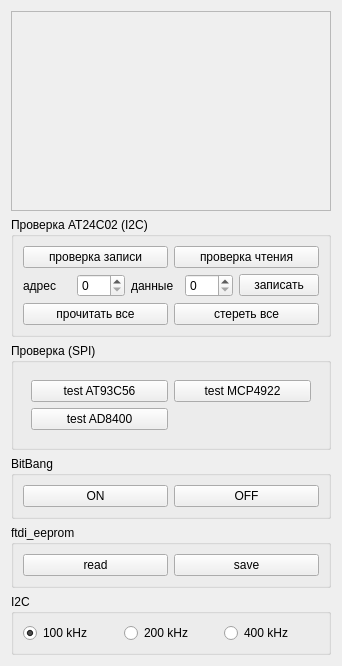
<?xml version="1.0" encoding="UTF-8"?>
<ui version="4.0">
 <class>MainBox</class>
 <widget class="QWidget" name="MainBox">
  <property name="geometry">
   <rect>
    <x>0</x>
    <y>0</y>
    <width>342</width>
    <height>627</height>
   </rect>
  </property>
  <property name="windowTitle">
   <string>Dialog</string>
  </property>
  <layout class="QHBoxLayout" name="horizontalLayout">
   <item>
    <layout class="QVBoxLayout" name="verticalLayout">
     <item>
      <widget class="QFrame" name="frame">
       <property name="minimumSize">
        <size>
         <width>320</width>
         <height>200</height>
        </size>
       </property>
       <property name="maximumSize">
        <size>
         <width>320</width>
         <height>200</height>
        </size>
       </property>
       <property name="frameShape">
        <enum>QFrame::StyledPanel</enum>
       </property>
       <property name="frameShadow">
        <enum>QFrame::Sunken</enum>
       </property>
      </widget>
     </item>
     <item>
      <widget class="QGroupBox" name="groupBox">
       <property name="title">
        <string>Проверка AT24C02 (I2C)</string>
       </property>
       <layout class="QVBoxLayout" name="verticalLayout_2">
        <item>
         <layout class="QHBoxLayout" name="horizontalLayout_3">
          <item>
           <widget class="QPushButton" name="btnCheckWrite">
            <property name="text">
             <string>проверка записи</string>
            </property>
           </widget>
          </item>
          <item>
           <widget class="QPushButton" name="btnCheckRead">
            <property name="text">
             <string>проверка чтения</string>
            </property>
           </widget>
          </item>
         </layout>
        </item>
        <item>
         <layout class="QHBoxLayout" name="horizontalLayout_2">
          <item>
           <widget class="QLabel" name="label">
            <property name="text">
             <string>адрес</string>
            </property>
           </widget>
          </item>
          <item>
           <widget class="QSpinBox" name="sbAddress"/>
          </item>
          <item>
           <widget class="QLabel" name="label_2">
            <property name="text">
             <string>данные</string>
            </property>
           </widget>
          </item>
          <item>
           <widget class="QSpinBox" name="sbData"/>
          </item>
          <item>
           <widget class="QPushButton" name="btnWrite">
            <property name="text">
             <string>записать</string>
            </property>
           </widget>
          </item>
         </layout>
        </item>
        <item>
         <layout class="QHBoxLayout" name="horizontalLayout_5">
          <item>
           <widget class="QPushButton" name="btnReadAll">
            <property name="text">
             <string>прочитать все</string>
            </property>
           </widget>
          </item>
          <item>
           <widget class="QPushButton" name="btnClearAll">
            <property name="text">
             <string>стереть все</string>
            </property>
           </widget>
          </item>
         </layout>
        </item>
       </layout>
      </widget>
     </item>
     <item>
      <layout class="QHBoxLayout" name="horizontalLayout_4">
       <item>
        <widget class="QGroupBox" name="groupBox_2">
         <property name="title">
          <string>Проверка (SPI)</string>
         </property>
         <layout class="QVBoxLayout" name="verticalLayout_3">
          <item>
           <layout class="QGridLayout" name="gridLayout">
            <property name="margin">
             <number>8</number>
            </property>
            <item row="0" column="0">
             <widget class="QPushButton" name="btnTest">
              <property name="text">
               <string>test AT93C56</string>
              </property>
             </widget>
            </item>
            <item row="0" column="1">
             <widget class="QPushButton" name="btnMCP4922">
              <property name="text">
               <string>test MCP4922</string>
              </property>
             </widget>
            </item>
            <item row="1" column="0">
             <widget class="QPushButton" name="btnAD8400">
              <property name="text">
               <string>test AD8400</string>
              </property>
             </widget>
            </item>
           </layout>
          </item>
         </layout>
        </widget>
       </item>
      </layout>
     </item>
     <item>
      <widget class="QGroupBox" name="groupBox_5">
       <property name="title">
        <string>BitBang</string>
       </property>
       <layout class="QHBoxLayout" name="horizontalLayout_7">
        <item>
         <widget class="QPushButton" name="btnBitBangOn">
          <property name="text">
           <string>ON</string>
          </property>
         </widget>
        </item>
        <item>
         <widget class="QPushButton" name="btnBitBangOff">
          <property name="text">
           <string>OFF</string>
          </property>
         </widget>
        </item>
       </layout>
      </widget>
     </item>
     <item>
      <widget class="QGroupBox" name="groupBox_6">
       <property name="title">
        <string>ftdi_eeprom</string>
       </property>
       <layout class="QHBoxLayout" name="horizontalLayout_8">
        <item>
         <widget class="QPushButton" name="btnRead">
          <property name="text">
           <string>read</string>
          </property>
         </widget>
        </item>
        <item>
         <widget class="QPushButton" name="btnSave">
          <property name="text">
           <string>save</string>
          </property>
         </widget>
        </item>
       </layout>
      </widget>
     </item>
     <item>
      <widget class="QGroupBox" name="groupBox_4">
       <property name="title">
        <string>I2C</string>
       </property>
       <layout class="QHBoxLayout" name="horizontalLayout_6">
        <item>
         <widget class="QRadioButton" name="rb_100">
          <property name="text">
           <string>100 kHz</string>
          </property>
          <property name="checked">
           <bool>true</bool>
          </property>
         </widget>
        </item>
        <item>
         <widget class="QRadioButton" name="rb_200">
          <property name="text">
           <string>200 kHz</string>
          </property>
         </widget>
        </item>
        <item>
         <widget class="QRadioButton" name="rb_400">
          <property name="text">
           <string>400 kHz</string>
          </property>
         </widget>
        </item>
       </layout>
      </widget>
     </item>
     <item>
      <spacer name="verticalSpacer">
       <property name="orientation">
        <enum>Qt::Vertical</enum>
       </property>
       <property name="sizeHint" stdset="0">
        <size>
         <width>20</width>
         <height>40</height>
        </size>
       </property>
      </spacer>
     </item>
    </layout>
   </item>
   <item>
    <layout class="QVBoxLayout" name="graph_layout"/>
   </item>
  </layout>
 </widget>
 <resources/>
 <connections/>
</ui>
